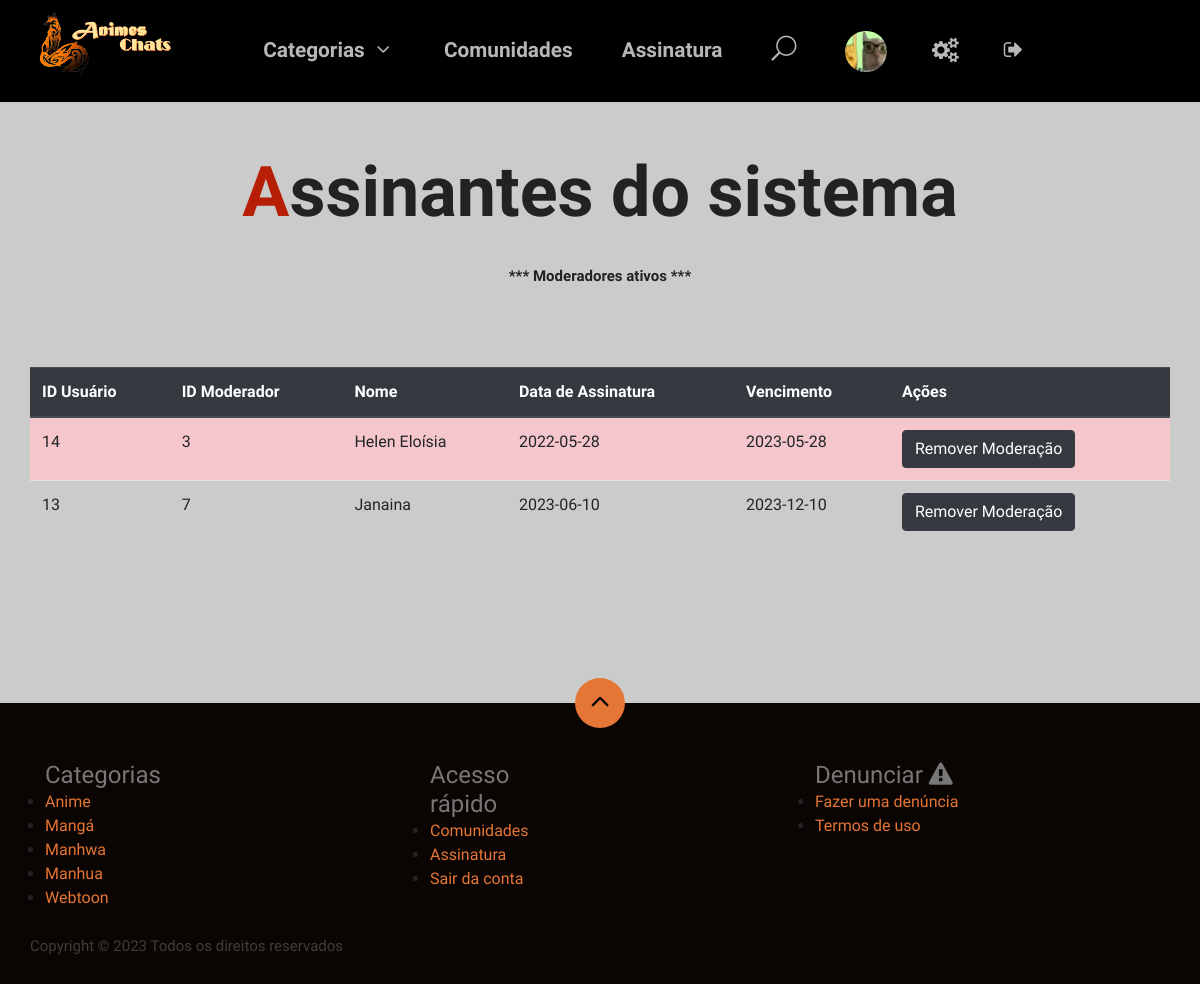
Screenshot of /view/assinantes.php (signed in) with the database file from the repository.
### tables this page shows
CREATE TABLE `moderador` (
  `idmoderador` int(11) NOT NULL,
  `idusuario` int(11) NOT NULL COMMENT 'foreign key',
  `periodo` int(11) NOT NULL,
  `valor` decimal(11,2) NOT NULL,
  `data_assinatura` date NOT NULL,
  `meio_pagamento` varchar(1) NOT NULL,
  `cpf` int(11) DEFAULT NULL,
  `numero_cartao` int(16) DEFAULT NULL,
  `nome_cartao` varchar(100) DEFAULT NULL,
  `cod_cvv` varchar(3) DEFAULT NULL,
  `vencimento_cartao` date DEFAULT NULL,
  `chave_pix` varchar(200) DEFAULT NULL
);

CREATE TABLE `usuario` (
  `id_usuario` int(11) NOT NULL,
  `nome` varchar(100) NOT NULL,
  `email` varchar(100) NOT NULL,
  `senha` varchar(100) NOT NULL,
  `estado` varchar(100) NOT NULL,
  `cidade` varchar(100) NOT NULL,
  `genero` varchar(1) NOT NULL,
  `perfil` varchar(1) NOT NULL,
  `telefone` varchar(17) NOT NULL,
  `foto` varchar(255) DEFAULT NULL,
  `nascimento` date NOT NULL,
  `situacaoUsuario` int(1) NOT NULL
);

### model/DAO/moderadorDAO.php (called while the page is built, shortened)
<?php
class moderadorDAO
{
    public function assinantes()
    {
        try {
            $conn = new PDO('mysql:host=localhost;dbname=anime-chats;charset=utf8', "root", "");
            $sql = "SELECT m.*, u.perfil, u.nome, u.id_usuario
            FROM moderador m
            JOIN usuario u ON m.idusuario = u.id_usuario WHERE u.perfil = 'M';
            ";
            $stmt = $conn->prepare($sql);
            $stmt->execute();
            $retorno = $stmt->fetchALL(PDO::FETCH_ASSOC);
            return $retorno;
        } catch (PDOException $e) {
            echo $e;
        }
    }
}

### view/assinantes.php (the view, shortened to what this page needs)
<!DOCTYPE html>
<html lang="pt-br">
<head>
    <link rel="stylesheet" href="../css/bootstrap.min.css" type="text/css">
    <link rel="stylesheet" href="../css/font-awesome.min.css" type="text/css">
    <link rel="stylesheet" href="../css/elegant-icons.css" type="text/css">
    <link rel="stylesheet" href="../css/plyr.css" type="text/css">
    <link rel="stylesheet" href="../css/nice-select.css" type="text/css">
    <link rel="stylesheet" href="../css/owl.carousel.min.css" type="text/css">
    <link rel="stylesheet" href="../css/slicknav.min.css" type="text/css">
    <link rel="stylesheet" href="../css/style.css" type="text/css">
    <link rel="stylesheet" href="../css/cadastroTema.css">
</head>
<body style='background-color:#cccbcb'>
    <?php require_once './menu.php' ?>
    <div class="container mt-5">
        <h1 class="crud">Assinantes do sistema</h1>
        <p class="crud">*** Moderadores ativos ***</p>
        <br><br>
        <div class="table-responsive">
            <table class="table table-striped">
                <thead class="thead-dark">
                    <tr>
                        <th>ID Usuário</th>
                        <th>ID Moderador</th>
                        <th>Nome</th>
                        <th>Data de Assinatura</th>
                        <th>Vencimento</th>
                        <th>Ações</th>
                    </tr>
                </thead>
                <tbody>
                    <?php
                    require_once "../model/DAO/moderadorDAO.php";
                    $moderadorConn = new moderadorDAO();
                    $moderadores = $moderadorConn->assinantes();
                    foreach ($moderadores as $moderador) {
                        $periodo = $moderador['periodo'];
                        $dataInicio = $moderador['data_assinatura'];
                        $dataAtual = date("Y-m-d");
                        $dataTermino = date("Y-m-d", strtotime("+$periodo months", strtotime($dataInicio)));
                        $tableRowClass = (strtotime($dataAtual) > strtotime($dataTermino)) ? 'table-danger' : '';
                    ?>
                        <tr class="<?php echo $tableRowClass; ?>">
                            <td><?= $moderador["id_usuario"] ?></td>
                            <td><?= $moderador["idmoderador"] ?></td>
                            <td><?= $moderador["nome"] ?></td>
                            <td><?= $moderador["data_assinatura"] ?></td>
                            <td><?= $dataTermino ?></td>
                            <td>
                                <a href="../control/cancelarModerador.php?idusuario=<?= $moderador['id_usuario'] ?>" style="color:white;">
                                    <button class="btn btn-dark">Remover Moderação</button>
                                </a>
                            </td>
                        </tr>
                    <?php
                    }
                    ?>
                </tbody>
            </table>
        </div>
    </div>
    <?php require_once './footer.php' ?>
</body>
</html>

### css/style.css (style rules this page uses)
html, body { height: 100%; font-family: "Mulish", sans-serif; -webkit-font-smoothing: antialiased; background: #cccbcb; }
h1, h2, h3, h4, h5, h6 { margin: 0; color: #111111; font-weight: 400; font-family: "Mulish", sans-serif; }
h1 { font-size: 70px; }
p { font-size: 15px; font-family: "Mulish", sans-serif; color: #3d3d3d; font-weight: 400; line-height: 25px; margin: 0 0 15px 0; }
.crud { margin-bottom:30px; text-align: center; font-weight: 700; color: #222; margin-top: 20px; }
.crud::first-letter { color: rgb(182, 31, 5); margin-bottom:30px; text-align: center; font-weight: 700; margin-top: 20px; }
.table { padding: 5px; margin-bottom: 10em; font-weight: 500; }
@media only screen and (min-width: 1200px) { .container { max-width: 1170px; } }

### rows the page displays
moderador: idusuario.id_usuario "14", idmoderador "3", idusuario.nome "Helen Eloísia", data_assinatura "2022-05-28", dataTermino "2023-05-28"
moderador: idusuario.id_usuario "13", idmoderador "7", idusuario.nome "Janaina", data_assinatura "2023-06-10", dataTermino "2023-12-10"
